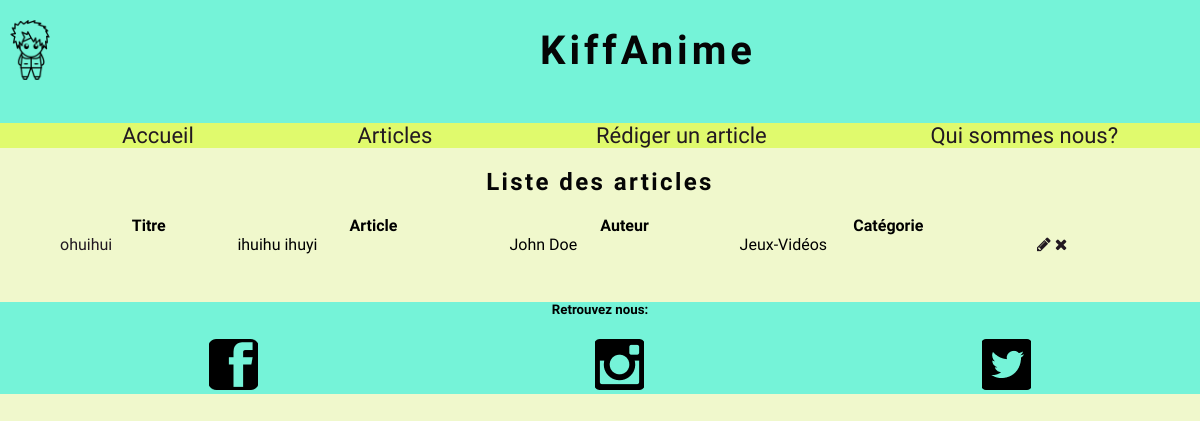
The app's page /admin.php with its own data.
### tables this page shows
CREATE TABLE `Post` (
  `Id` smallint(5) UNSIGNED NOT NULL,
  `Title` varchar(100) NOT NULL,
  `Contents` text NOT NULL,
  `CreationTimestamp` datetime NOT NULL,
  `Author_Id` tinyint(3) UNSIGNED DEFAULT NULL,
  `Category_Id` tinyint(3) UNSIGNED DEFAULT NULL,
  `Image` varchar(255) DEFAULT NULL
);

CREATE TABLE `Author` (
  `Id` tinyint(3) UNSIGNED NOT NULL,
  `FirstName` varchar(50) NOT NULL,
  `LastName` varchar(50) NOT NULL
);

CREATE TABLE `Category` (
  `Id` tinyint(3) UNSIGNED NOT NULL,
  `Name` varchar(40) NOT NULL
);

### src/admin.php (called while the page is built, shortened)
<?php
    include 'application/bdd_connection.php';
    $query =
    '
        SELECT
            Post.Id,
            Title,
            Contents,
            CreationTimestamp,
            FirstName,
            LastName,
            Category.Name AS Category_Name
        FROM
            Post
        INNER JOIN
            Author
        ON
            Post.Author_Id = Author.Id
        INNER JOIN
            Category
        ON
            Post.Category_Id = Category.Id
        ORDER BY
            CreationTimestamp DESC
    ';
    $resultSet = $pdo->query($query);
    $posts = $resultSet->fetchAll();
    include 'templates/layout.php';

### src/templates/admin.php (the view)
<h2 class="indextitle">Liste des articles</h2>
<table class="bodyadmin">
    <thead>
        <tr>
            <th>Titre</th>
            <th>Article</th>
            <th>Auteur</th>
            <th>Catégorie</th>
            <th></th>
        </tr>
    </thead>
    <tbody>
        <?php foreach($posts as $post): ?>
            <tr>
                <td><a href="show_post.php?id=<?= intval($post['Id']) ?>" target="_blank"><?= htmlspecialchars($post['Title']) ?></a></td>
                <td><?= substr(htmlspecialchars($post['Contents']), 0, 200) ?></td>
                <td><?= htmlspecialchars($post['FirstName']) ?> <?= htmlspecialchars($post['LastName']) ?></td>
                <td><?= htmlspecialchars($post['Category_Name']) ?></td>
                <td>
                    <a class="edit" href="edit_post.php?id=<?= intval($post['Id']) ?>"><i class="fa fa-pencil"></i></a>
                    <a class="remove" href="delete_post.php?id=<?= intval($post['Id']) ?>"><i class="fa fa-remove"></i></a>
                </td>
            </tr>
        <?php endforeach ?>
    </tbody>
</table>

### src/css/blog-main.css (style rules this page uses)
* { box-sizing: border-box; }
a { text-decoration: none; }

### src/css/theme.css (style rules this page uses)
a { color: rgb(34, 25, 33); transition: all 0.25s; }
body { background-color: rgb(240, 248, 204); font-family: 'dosis', sans-serif; }
h1, h2 { color: rgb(5, 5, 5); letter-spacing: 0.1em; }
.indextitle { text-align: center; padding-top: 20px; }
.bodyadmin { margin-left: auto; margin-right: auto; width: 90%; }

### records on screen
post: Title "ohuihui", Contents "ihuihu ihuyi", Author_Id.FirstName "John", Author_Id.LastName "Doe", Category_Id.Name "Jeux-Vidéos"
